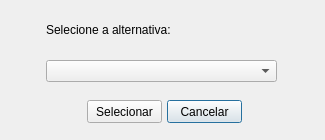
<?xml version="1.0" encoding="UTF-8"?>
<ui version="4.0">
 <class>selectGraphic</class>
 <widget class="QDialog" name="selectGraphic">
  <property name="geometry">
   <rect>
    <x>0</x>
    <y>0</y>
    <width>325</width>
    <height>140</height>
   </rect>
  </property>
  <property name="windowTitle">
   <string>Dialog</string>
  </property>
  <widget class="QPushButton" name="btnCancel">
   <property name="geometry">
    <rect>
     <x>167</x>
     <y>100</y>
     <width>75</width>
     <height>23</height>
    </rect>
   </property>
   <property name="text">
    <string>Cancelar</string>
   </property>
   <property name="icon">
    <iconset resource="imagens.qrc">
     <normaloff>:/imagens/cancel.png</normaloff>:/imagens/cancel.png</iconset>
   </property>
  </widget>
  <widget class="QPushButton" name="btnSelect">
   <property name="geometry">
    <rect>
     <x>87</x>
     <y>100</y>
     <width>75</width>
     <height>23</height>
    </rect>
   </property>
   <property name="text">
    <string>Selecionar</string>
   </property>
   <property name="icon">
    <iconset resource="imagens.qrc">
     <normaloff>:/imagens/apply.png</normaloff>:/imagens/apply.png</iconset>
   </property>
  </widget>
  <widget class="QComboBox" name="cbxAlternative">
   <property name="geometry">
    <rect>
     <x>46</x>
     <y>60</y>
     <width>231</width>
     <height>22</height>
    </rect>
   </property>
  </widget>
  <widget class="QLabel" name="lblQuestion">
   <property name="geometry">
    <rect>
     <x>46</x>
     <y>20</y>
     <width>251</width>
     <height>20</height>
    </rect>
   </property>
   <property name="text">
    <string>Selecione a alternativa:</string>
   </property>
  </widget>
 </widget>
 <resources>
  <include location="imagens.qrc"/>
 </resources>
 <connections>
  <connection>
   <sender>btnSelect</sender>
   <signal>clicked()</signal>
   <receiver>selectGraphic</receiver>
   <slot>close()</slot>
   <hints>
    <hint type="sourcelabel">
     <x>138</x>
     <y>116</y>
    </hint>
    <hint type="destinationlabel">
     <x>32</x>
     <y>94</y>
    </hint>
   </hints>
  </connection>
  <connection>
   <sender>btnCancel</sender>
   <signal>clicked()</signal>
   <receiver>selectGraphic</receiver>
   <slot>close()</slot>
   <hints>
    <hint type="sourcelabel">
     <x>219</x>
     <y>108</y>
    </hint>
    <hint type="destinationlabel">
     <x>296</x>
     <y>95</y>
    </hint>
   </hints>
  </connection>
 </connections>
</ui>
